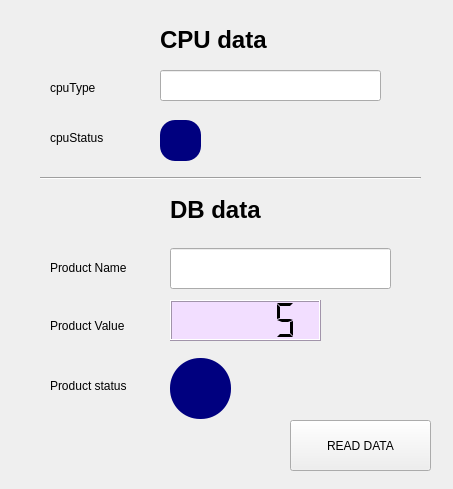
<?xml version="1.0" encoding="UTF-8"?>
<ui version="4.0">
 <class>scadaTestForm</class>
 <widget class="QWidget" name="scadaTestForm">
  <property name="geometry">
   <rect>
    <x>0</x>
    <y>0</y>
    <width>453</width>
    <height>489</height>
   </rect>
  </property>
  <property name="windowTitle">
   <string>scadaTest</string>
  </property>
  <property name="styleSheet">
   <string notr="true"/>
  </property>
  <widget class="QLabel" name="label">
   <property name="geometry">
    <rect>
     <x>160</x>
     <y>20</y>
     <width>121</width>
     <height>41</height>
    </rect>
   </property>
   <property name="text">
    <string>&lt;html&gt;&lt;head/&gt;&lt;body&gt;&lt;p&gt;&lt;span style=&quot; font-size:18pt; font-weight:600;&quot;&gt;CPU data&lt;/span&gt;&lt;/p&gt;&lt;/body&gt;&lt;/html&gt;</string>
   </property>
  </widget>
  <widget class="QPushButton" name="btnRead">
   <property name="geometry">
    <rect>
     <x>290</x>
     <y>420</y>
     <width>141</width>
     <height>51</height>
    </rect>
   </property>
   <property name="text">
    <string>READ DATA</string>
   </property>
  </widget>
  <widget class="QLineEdit" name="txtName">
   <property name="geometry">
    <rect>
     <x>170</x>
     <y>248</y>
     <width>221</width>
     <height>41</height>
    </rect>
   </property>
  </widget>
  <widget class="QLabel" name="label_2">
   <property name="geometry">
    <rect>
     <x>50</x>
     <y>260</y>
     <width>81</width>
     <height>16</height>
    </rect>
   </property>
   <property name="text">
    <string>Product Name</string>
   </property>
  </widget>
  <widget class="QLabel" name="label_3">
   <property name="geometry">
    <rect>
     <x>50</x>
     <y>318</y>
     <width>91</width>
     <height>16</height>
    </rect>
   </property>
   <property name="text">
    <string>Product Value</string>
   </property>
  </widget>
  <widget class="QLabel" name="label_4">
   <property name="geometry">
    <rect>
     <x>50</x>
     <y>378</y>
     <width>91</width>
     <height>16</height>
    </rect>
   </property>
   <property name="text">
    <string>Product status</string>
   </property>
  </widget>
  <widget class="QGraphicsView" name="ledStatus">
   <property name="geometry">
    <rect>
     <x>170</x>
     <y>358</y>
     <width>61</width>
     <height>61</height>
    </rect>
   </property>
   <property name="styleSheet">
    <string notr="true">background-color: rgb(0, 0, 127);
border-radius:30px;
</string>
   </property>
  </widget>
  <widget class="QLCDNumber" name="lcdValue">
   <property name="geometry">
    <rect>
     <x>170</x>
     <y>300</y>
     <width>151</width>
     <height>41</height>
    </rect>
   </property>
   <property name="font">
    <font>
     <family>Arial</family>
     <weight>75</weight>
     <bold>true</bold>
    </font>
   </property>
   <property name="styleSheet">
    <string notr="true">background-color: rgb(242, 222, 255);
color: rgb(0, 0, 0);</string>
   </property>
   <property name="segmentStyle">
    <enum>QLCDNumber::Flat</enum>
   </property>
   <property name="intValue" stdset="0">
    <number>5</number>
   </property>
  </widget>
  <widget class="QLabel" name="label_5">
   <property name="geometry">
    <rect>
     <x>50</x>
     <y>80</y>
     <width>81</width>
     <height>16</height>
    </rect>
   </property>
   <property name="text">
    <string>cpuType</string>
   </property>
  </widget>
  <widget class="QLineEdit" name="txtCpuType">
   <property name="geometry">
    <rect>
     <x>160</x>
     <y>70</y>
     <width>221</width>
     <height>31</height>
    </rect>
   </property>
  </widget>
  <widget class="QGraphicsView" name="ledCpuStatus">
   <property name="geometry">
    <rect>
     <x>160</x>
     <y>120</y>
     <width>41</width>
     <height>41</height>
    </rect>
   </property>
   <property name="styleSheet">
    <string notr="true">background-color: rgb(0, 0, 127);
border-radius:15px;
</string>
   </property>
  </widget>
  <widget class="QLabel" name="label_6">
   <property name="geometry">
    <rect>
     <x>50</x>
     <y>130</y>
     <width>81</width>
     <height>16</height>
    </rect>
   </property>
   <property name="text">
    <string>cpuStatus</string>
   </property>
  </widget>
  <widget class="QLabel" name="label_7">
   <property name="geometry">
    <rect>
     <x>170</x>
     <y>190</y>
     <width>101</width>
     <height>41</height>
    </rect>
   </property>
   <property name="text">
    <string>&lt;html&gt;&lt;head/&gt;&lt;body&gt;&lt;p&gt;&lt;span style=&quot; font-size:18pt; font-weight:600;&quot;&gt;DB data &lt;/span&gt;&lt;/p&gt;&lt;/body&gt;&lt;/html&gt;</string>
   </property>
  </widget>
  <widget class="Line" name="line">
   <property name="geometry">
    <rect>
     <x>40</x>
     <y>170</y>
     <width>381</width>
     <height>16</height>
    </rect>
   </property>
   <property name="orientation">
    <enum>Qt::Horizontal</enum>
   </property>
  </widget>
 </widget>
 <resources>
  <include location="../assets/img/imagenfondo.qrc"/>
 </resources>
 <connections/>
</ui>
